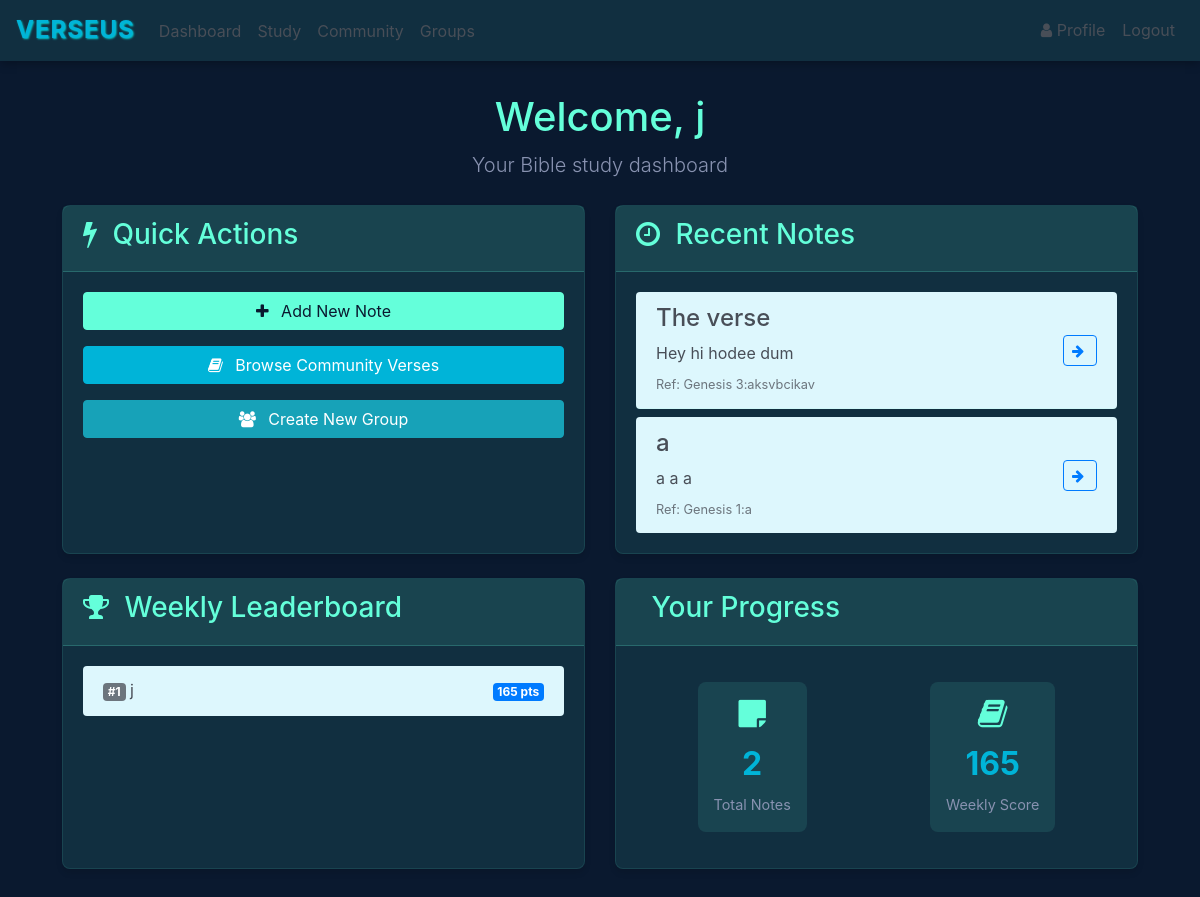
The page /home (signed in) on the database as committed earlier.
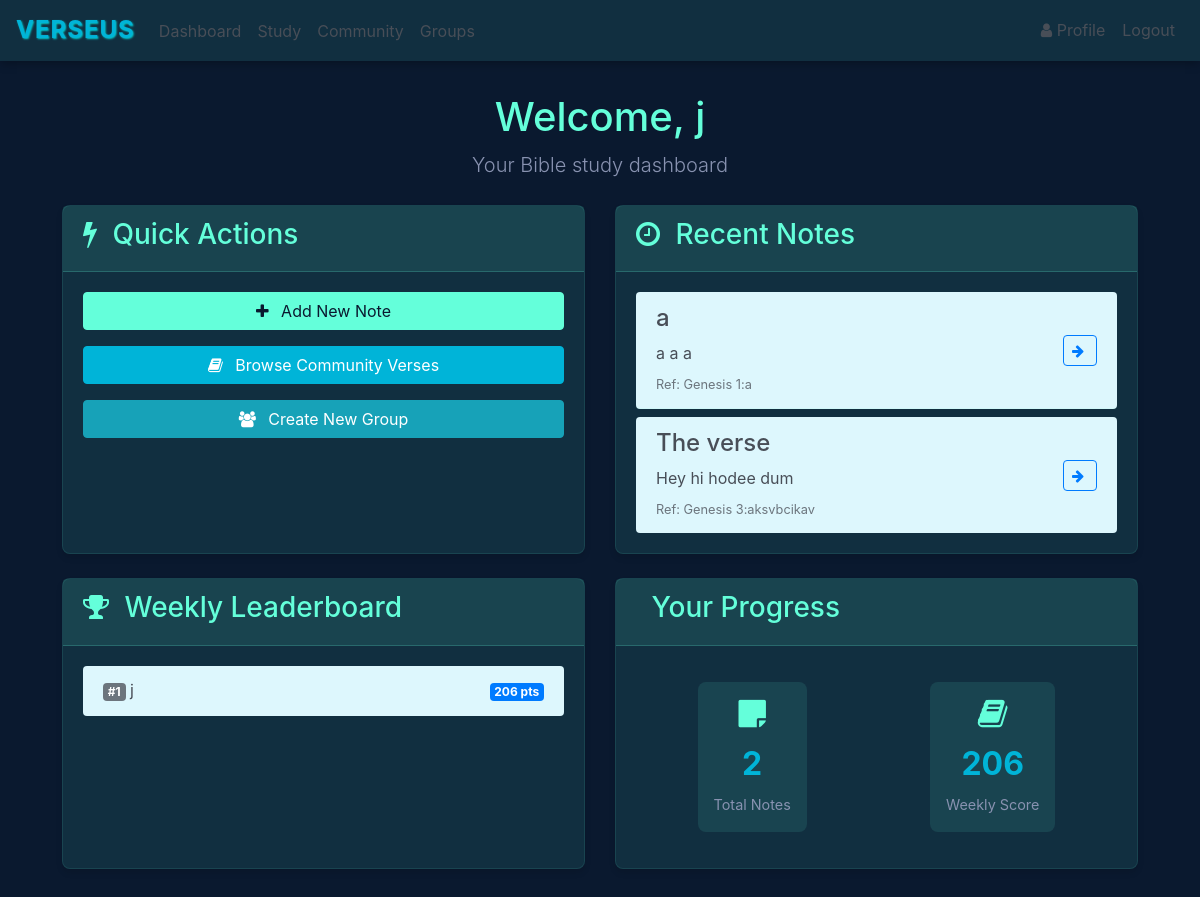
The same page on the database as committed later.
### website/models.py (models this page shows)
class User(db.Model, UserMixin):
    id = db.Column(db.Integer, primary_key=True)
    email = db.Column(db.String(150), unique=True)
    first_name = db.Column(db.String(150))
    password = db.Column(db.String(150))
    score = db.Column(db.Integer)
    role = db.Column(Enum(UserRole), default=UserRole.USER)
    weekly_score = db.Column(db.Integer, default=0)
    notes = db.relationship('Note')
    groups = db.relationship('Group', secondary='user_groups_association', back_populates='members')
    lifetime_score = db.Column(db.Integer, default=0)

class Note(db.Model):
    id = db.Column(db.Integer, primary_key=True)
    title = db.Column(db.String(100), default="Untitled Verse")
    data = db.Column(db.String(500))
    date = db.Column(db.DateTime(timezone=True), default=func.now())
    user_id = db.Column(db.Integer, db.ForeignKey('user.id'))
    data_blanked = db.Column(db.String(500))
    ref = db.Column(JSON)
    word_blank_positions = db.Column(JSON)
    completions = db.Column(db.Integer, default=0)

### website/views.py (the view)
@views.route('/home', methods=['GET'])
@login_required
def home():
    books_of_the_bible = [
    "Genesis", "Exodus", "Leviticus", "Numbers", "Deuteronomy",
    "Joshua", "Judges", "Ruth", "1 Samuel", "2 Samuel",
    "1 Kings", "2 Kings", "1 Chronicles", "2 Chronicles", "Ezra",
    "Nehemiah", "Esther", "Job", "Psalms", "Proverbs",
    "Ecclesiastes", "Song of Solomon", "Isaiah", "Jeremiah", "Lamentations",
    "Ezekiel", "Daniel", "Hosea", "Joel", "Amos",
    "Obadiah", "Jonah", "Micah", "Nahum", "Habakkuk",
    "Zephaniah", "Haggai", "Zechariah", "Malachi",
    "Matthew", "Mark", "Luke", "John", "Acts",
    "Romans", "1 Corinthians", "2 Corinthians", "Galatians", "Ephesians",
    "Philippians", "Colossians", "1 Thessalonians", "2 Thessalonians", "1 Timothy",
    "2 Timothy", "Titus", "Philemon", "Hebrews", "James",
    "1 Peter", "2 Peter", "1 John", "2 John", "3 John",
    "Jude", "Revelation"]
    users = User.query.with_entities(User.first_name, User.weekly_score).order_by(User.weekly_score.desc()).limit(10).all()
    return render_template("home.html", user=current_user, books=books_of_the_bible, users=users)

### website/templates/home.html (shortened to what this page needs)
{% extends "base.html" %}
{% block content %}
<div class="dashboard-header mb-4">
    <h1>Welcome, {{ user.first_name }}</h1>
    <p class="lead">Your Bible study dashboard</p>
</div>
<div class="row">
    <div class="col-md-6 mb-4">
        <div class="card h-100">
            <div class="card-header">
                <h3><i class="fa fa-bolt"></i> Quick Actions</h3>
            </div>
            <div class="card-body">
                <div class="d-flex flex-column">
                    <a href="/add-note" class="btn btn-success mb-3">
                        <i class="fa fa-plus"></i> Add New Note
                    </a>
                    <a href="/community" class="btn btn-primary mb-3">
                        <i class="fa fa-book"></i> Browse Community Verses
                    </a>
                    <a href="/create-group" class="btn btn-info mb-3">
                        <i class="fa fa-users"></i> Create New Group
                    </a>
                </div>
            </div>
        </div>
    </div>
    <div class="col-md-6 mb-4">
        <div class="card h-100">
            <div class="card-header">
                <h3><i class="fa fa-clock-o"></i> Recent Notes</h3>
            </div>
            <div class="card-body">
                {% if user.notes %}
                <div class="list-group list-group-flush">
                    {% for note in (user.notes | sort(attribute='date', reverse=true))[:3] %}
                    <div class="list-group-item">
                        <div class="d-flex justify-content-between align-items-center">
                            <div class="note-content">
                                <h4 class="verse-title">{{ note.title }}</h4>
                                <div class="note-text">{{ note.data[:50] }}{% if note.data|length > 50 %}...{% endif %}
                                </div>
                                <small class="text-muted">Ref: {{ note.ref }}</small>
                            </div>
                            <div class="note-actions">
                                <a href="/verses/{{ note.id }}" class="btn btn-sm btn-outline-primary">
                                    <i class="fa fa-arrow-right"></i>
                                </a>
                            </div>
                        </div>
                    </div>
                    {% endfor %}
                </div>
                {% else %}
                <p class="text-muted">No notes yet. Start by adding a new note!</p>
                {% endif %}
            </div>
        </div>
    </div>
    <div class="col-md-6 mb-4">
        <div class="card h-100">
            <div class="card-header">
                <h3><i class="fa fa-trophy"></i> Weekly Leaderboard</h3>
            </div>
            <div class="card-body">
                {% if users %}
                <div class="list-group list-group-flush leaderboard-list">
                    {% for user in users %}
                    <div class="list-group-item">
                        <div class="d-flex justify-content-between align-items-center">
                            <div class="user-info">
                                <span class="badge bg-secondary me-2">#{{ loop.index }}</span>
                                {{ user.first_name }}
                            </div>
                            <div class="score">
                                <span class="badge bg-primary">{{ user.weekly_score }} pts</span>
                            </div>
                        </div>
                    </div>
                    {% endfor %}
                </div>
                {% else %}
                <p class="text-muted">No users have scored points yet this week!</p>
                {% endif %}
            </div>
        </div>
    </div>
    <div class="col-md-6 mb-4">
        <div class="card h-100">
            <div class="card-header">
                <h3> Your Progress</h3>
            </div>
            <div class="card-body">
                <div class="stats-container">
                    <div class="stat-item">
                        <i class="fa fa-sticky-note"></i>
                        <div class="stat-value">{{ user.notes|length }}</div>
                        <div class="stat-label">Total Notes</div>
                    </div>
                    <div class="stat-item">
                        <i class="fa fa-book"></i>
                        <div class="stat-value">{{ user.weekly_score }}</div>
                        <div class="stat-label">Weekly Score</div>
                    </div>
                </div>
            </div>
        </div>
    </div>
</div>
{% endblock %}

### website/templates/base.html (shortened to what this page needs)
<!DOCTYPE html>
<html>
<head>
    <link rel="stylesheet" href="https://stackpath.bootstrapcdn.com/bootstrap/4.4.1/css/bootstrap.min.css"
 />
    <link rel="stylesheet" href="https://stackpath.bootstrapcdn.com/font-awesome/4.7.0/css/font-awesome.min.css"
 />
    <link rel="stylesheet" href="{{ url_for('static', filename='styles.css') }}" />
</head>
<body>
    <nav class="navbar navbar-expand-lg" style="align-items: center;">
        <a href=" /" class="text-logo">Verseus</a>
        <div class="collapse navbar-collapse d-flex" id="navbar">
            <div class="navbar-nav d-flex w-100" style="align-items: center;">
                <div class="d-flex mr-auto" style="padding-top: 0.2rem;">
                    {% if user.is_authenticated %}
                    <a class="nav-item nav-link" id="home" href="/home">Dashboard</a>
                    <a class="nav-item nav-link" id="verseus" href="/verses">Study</a>
                    <a class="nav-item nav-link" id="community" href="/community">Community</a>
                    <a class="nav-item nav-link" id="groups" href="/groups">Groups</a>
                    {% else %}
                    <a class="nav-item nav-link" id="login" href="/login">Login</a>
                    <a class="nav-item nav-link" id="signUp" href="/sign-up">Sign Up</a>
                    {% endif %}
                </div>
                {% if user.is_authenticated %}
                <a class="nav-item nav-link" id="profile" href="/profile/{{ user.first_name }}">
                    <i class="fa fa-user"></i> Profile
                </a>
                <button class="btn btn-link nav-item nav-link" id="logout"
                    onclick="window.location.href='/logout'">Logout</button>
                {% endif %}
            </div>
        </div>
    </nav>
    <div class="container">{% block content %} {% endblock %}</div>
</body>
</html>

### website/static/styles.css (style rules this page uses)
:root { --primary-dark: #0a192f; --secondary-dark: #112f40; --accent-green: #64ffda; --accent-blue: #00b4d8; --text-primary: #484e57; --text-light: #ffffff; --text-secondary: #8892b0; --danger: #ff6b6b; --success: #4caf50; --cream: #ddf7fd; }
body { background-color: var(--primary-dark); color: var(--text-primary); font-family: 'Inter', -apple-system, BlinkMacSystemFont, 'Segoe UI', Roboto, Oxygen, Ubuntu, Cantarell, sans-serif; line-height: 1.6; margin: 0; padding: 0; min-height: 100vh; }
.navbar { background-color: var(--secondary-dark) !important; box-shadow: 0 2px 10px rgba(0, 0, 0, 0.3); }
.text-logo { color: var(--accent-blue); padding-right: 1rem; font-size: 24px; font-weight: bold; letter-spacing: 1px; text-transform: uppercase; text-shadow: 1px 1px 2px rgba(0, 227, 231, 0.866); }
.navbar-brand, .nav-link { color: var(--text-primary) !important; transition: color 0.3s ease; }
.card { background-color: var(--secondary-dark); border: 1px solid rgba(100, 255, 218, 0.1); border-radius: 8px; box-shadow: 0 4px 6px rgba(0, 0, 0, 0.1); transition: transform 0.3s ease, box-shadow 0.3s ease; }
.card-header { background-color: rgba(100, 255, 218, 0.1); border-bottom: 1px solid rgba(100, 255, 218, 0.2); color: var(--accent-green); }
.btn { border-radius: 4px; transition: all 0.3s ease; }
.btn-primary { background-color: var(--accent-blue); border-color: var(--accent-blue); }
.btn-success { background-color: var(--accent-green); border-color: var(--accent-green); color: var(--primary-dark); }
.btn-outline-primary i.fa { margin-right: 4px; }
.btn-outline-primary i.fa-arrow-right { transition: transform 0.3s ease; }
a { color: var(--accent-blue); text-decoration: none; transition: color 0.3s ease; }
.container { padding: 2rem; }
.note-content { flex: 1; min-width: 0; margin-right: 1rem; }
.note-text { word-wrap: break-word; margin-bottom: 0.25rem; }
.note-actions { display: flex; align-items: center; flex-shrink: 0; }
.list-group-item { background-color: var(--cream); border-color: rgba(100, 255, 218, 0.1); margin-bottom: 0.5rem; border-radius: 4px !important; }
.list-group-item:last-child { margin-bottom: 0; }
.dashboard-header { text-align: center; margin-bottom: 2rem; }
.dashboard-header h1 { color: var(--accent-green); margin-bottom: 0.5rem; }
.dashboard-header .lead { color: var(--text-secondary); }
.card-header h3 i { margin-right: 0.5rem; color: var(--accent-green); }
.stats-container { display: flex; justify-content: space-around; align-items: center; padding: 1rem 0; }
.stat-item { text-align: center; padding: 1rem; border-radius: 8px; background-color: rgba(100, 255, 218, 0.1); transition: transform 0.3s ease; }
.stat-item i { font-size: 2rem; color: var(--accent-green); margin-bottom: 0.5rem; }
.stat-value { font-size: 2rem; font-weight: bold; color: var(--accent-blue); margin-bottom: 0.25rem; }
.stat-label { color: var(--text-secondary); font-size: 0.9rem; }
.btn i { margin-right: 0.5rem; }
.leaderboard-list { max-height: 300px; overflow-y: auto; scrollbar-width: thin; scrollbar-color: var(--accent-blue) var(--primary-dark); }
.badge { color: #ffffff; }

Rows that differ between the two databases and show on the page:
changed User: weekly_score "165" → "206"
changed Note "Genesis 1:a": moves up the list
Other text that changed with them:
new list line: "# 1 j 206 pts"
list line gone: "# 1 j 165 pts"
